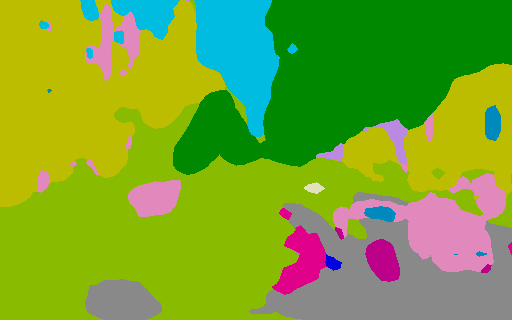
#> input picture Flask/imageSegmentation/testMaterialType/108.png, 512 x 320 px, found by its file name; its folder holds 4 pictures in this run
$ python outputMaterial.py
#> lines starting #> are read from the running program, lines starting #| are printed output that depends on the picture
import json
import os
import cv2
import numpy as np
import pandas as pd
import sys
from PIL import Image

def load_lookup_table(file_path):
    with open(file_path, 'rb') as f:
#> (reads Flask/imageSegmentation/output_lookup_table.json from the repository)
        lookup_data = json.load(f)
    return lookup_data['lookup_table']

def get_material_name_by_color(color, lookup_table):
    for item in lookup_table:
        if item['Color'] == color.tolist():
            return item['Short Name']
    return None

def get_material_color_by_name(name, lookup_table):
    for item in lookup_table:
        if item['Short Name'] == name:
            return item['Color']
    return None

def process_segmented_image(image_path, lookup_table):
    image = cv2.imread(image_path)
    # print(image)
    image = cv2.cvtColor(image, cv2.COLOR_BGR2RGB)
    if image is None:
        print(f"无法读取图像：{image_path}")
        sys.exit(1)
    #这步返回的颜色正确
    unique_colors = np.unique(image.reshape(-1, image.shape[-1]), axis=0)

    # print(unique_colors)  #这步返回的颜色正确
    total_pixels = image.shape[0] * image.shape[1]

    materials = {}
    for color in unique_colors:
        # print(color)   #这步是对的
        material_name = get_material_name_by_color(color, lookup_table)
        if material_name:
            if material_name not in materials:
                materials[material_name] = 0
            materials[material_name] += np.count_nonzero(np.all(image == color, axis=-1))

    materials_percent = {k: v / total_pixels * 100 for k, v in materials.items()}
    # print(unique_colors,materials_percent)
      #这步返回的颜色正确
    return unique_colors, materials, materials_percent

def save_output_image(output_path, unique_colors, materials, materials_percent, lookup_table):
    image = np.zeros((len(unique_colors) * 40 + 50, 500, 3), dtype=np.uint8)

    for i, color in enumerate(unique_colors):
        # print(color)  # 这步是对的
        # print(i)
        material_name = get_material_name_by_color(color, lookup_table)
        # print(lookup_table)
        print(material_name)
        if material_name:
            percent = materials_percent[material_name]
            # print(percent)
            # color = lookup_table[i]['Color']
            color = get_material_color_by_name(material_name,lookup_table)
            # print(color)
            # 这步是对的
            label = f"{material_name} ({percent:.2f}% {color})"
            color = np.array(color)
            rgb_color = color.tolist()
            bgr_color = rgb_color[::-1]  # 将颜色列表反转，得到 BGR 顺序的颜色值
            image = cv2.putText(image, label, (20, 40*(i+1)), cv2.FONT_HERSHEY_SIMPLEX, 1, bgr_color, 2)
            image = cv2.rectangle(image, (200, 40*i+10), (295, 40*i+30), bgr_color, -1)
            # image = cv2.putText(image, f"{pixels:,d} pixels", (200, 40*i+30), cv2.FONT_HERSHEY_SIMPLEX, 0.5, (255, 255, 255), 1)
            # image = cv2.cvtColor(image, cv2.COLOR_BGR2RGB)

    cv2.imwrite(output_path, image)

def crop_and_replace_images(segmented_images_dir):
    valid_extensions = ['.jpg', '.jpeg', '.png', '.bmp']

    for filename in os.listdir(segmented_images_dir):
        file_path = os.path.join(segmented_images_dir, filename)
        file_extension = os.path.splitext(filename)[-1].lower()

        if not os.path.isfile(file_path) or file_extension not in valid_extensions:
            continue

        # 打开图像
        image = Image.open(file_path)
#> image is the input picture: PIL image 512x320 RGB; mean R, G, B 119.9, 163.7, 46.7

        # 计算裁剪区域
        width, height = image.size
#> width = 512; height = 320
        crop_area = (width // 2, 0, width, height)
#> crop_area = (256, 0, 512, 320)

        # 裁剪图像
        cropped_image = image.crop(crop_area)
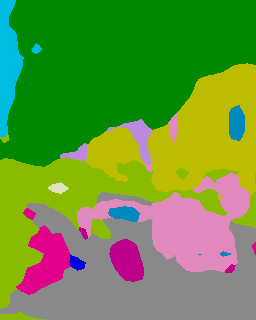
#> cropped_image: PIL image 256x320 RGB; mean R, G, B 101.6, 146.1, 60.4

        # 保存裁剪后的图像，替换原图像
        cropped_image.save(file_path)
#> pass 2 of the loop in crop_and_replace_images, `for filename in os.listdir(segmented_images_dir):`:
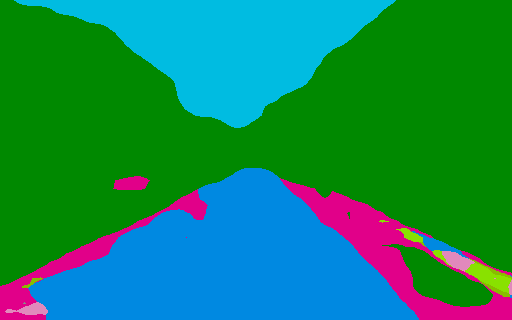
#> input picture Flask/imageSegmentation/testMaterialType/11.png, 512 x 320 px, found by its file name
#> in crop_and_replace_images, image is the input picture: PIL image 512x320 RGB; mean R, G, B 17.7, 135.1, 89.6
#> in crop_and_replace_images, `cropped_image = image.crop(crop_area)`:
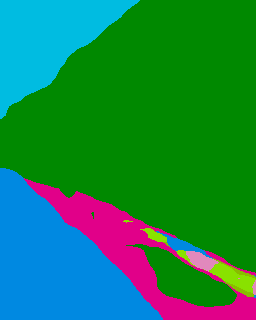
#> cropped_image: PIL image 256x320 RGB; mean R, G, B 24, 130.5, 75.8
#> pass 3 of the loop in crop_and_replace_images, `for filename in os.listdir(segmented_images_dir):`:
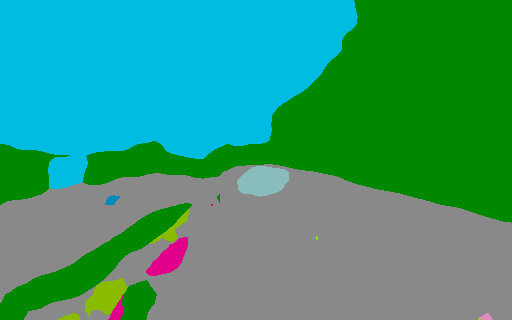
#> input picture Flask/imageSegmentation/testMaterialType/131.png, 512 x 320 px, found by its file name
#> in crop_and_replace_images, image is the input picture: PIL image 512x320 RGB; mean R, G, B 52.3, 152, 117.3
#> in crop_and_replace_images, `cropped_image = image.crop(crop_area)`:
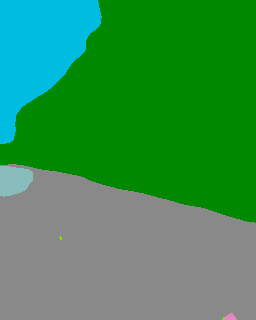
#> cropped_image: PIL image 256x320 RGB; mean R, G, B 55.5, 142.9, 79.7
#> the loop made 4 passes; the first 3 are shown

def process_segmented_images_and_fill_to_csv(csv_path, segmented_images_dir,segmented_images_output, lookup_table_path):
    # 读取csv文件
    df = pd.read_csv(csv_path)
#> (reads Flask/Data/Columbia_SVIpoints_4326_copy.csv from the repository)

    # 读取lookup table和生成列名
    with open(lookup_table_path, 'rb') as f:
        lookup_data = json.load(f)
    lookup_table = lookup_data['lookup_table']
    material_names = [item['Short Name'] for item in lookup_table]
    for material_name in material_names:
        df[material_name] = 0

    # 遍历分割图片并填充对应的材料数量
    segmented_images = [f for f in os.listdir(segmented_images_dir) if f.endswith('.jpg') or f.endswith('.png')]
    for image_name in segmented_images:
        image_path = os.path.join(segmented_images_dir, image_name)
        name, ext = os.path.splitext(image_name)
        # print(name)
        output_path = os.path.join(segmented_images_dir, f"{name}_with_labels{ext}")
        unique_colors, materials, materials_percent = process_segmented_image(image_path, lookup_table)
#> in process_segmented_image, `unique_colors = np.unique(image.reshape(-1, image.shape[-1]), axis=0)`: unique_colors = [[0, 0, 225], [0, 137, 0], [0, 137, 188], [0, 188, 225], [137, 137, 137], [137, 188, 0], [188, 0, 137], [188, 137, 225], [188, 188, 0], [225, 0, 137], [225, 137, 188], [225, 225, 188]]
#> the loop in process_segmented_image, `for color in unique_colors:` made 12 passes
#> after the loop in process_segmented_image, `for color in unique_colors:`: materials = 12 items
#> materials = 12 items; materials_percent = 12 items
        # 将分割结果填充到csv中
        intname = int(name)
#> (the run stopped early here; a loop or call above may not have finished)
